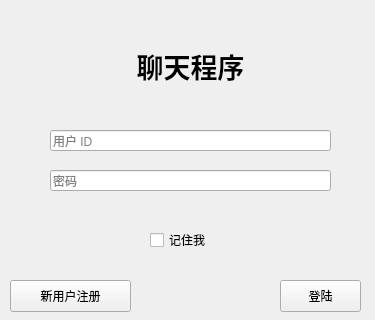
<?xml version="1.0" encoding="UTF-8"?>
<ui version="4.0">
 <class>WDLogin</class>
 <widget class="QMainWindow" name="WDLogin">
  <property name="geometry">
   <rect>
    <x>0</x>
    <y>0</y>
    <width>375</width>
    <height>320</height>
   </rect>
  </property>
  <property name="sizePolicy">
   <sizepolicy hsizetype="Preferred" vsizetype="Preferred">
    <horstretch>0</horstretch>
    <verstretch>0</verstretch>
   </sizepolicy>
  </property>
  <property name="minimumSize">
   <size>
    <width>375</width>
    <height>320</height>
   </size>
  </property>
  <property name="maximumSize">
   <size>
    <width>375</width>
    <height>320</height>
   </size>
  </property>
  <property name="windowTitle">
   <string>登陆</string>
  </property>
  <property name="unifiedTitleAndToolBarOnMac">
   <bool>false</bool>
  </property>
  <widget class="QWidget" name="centralwidget">
   <widget class="QPushButton" name="btnLogin">
    <property name="geometry">
     <rect>
      <x>280</x>
      <y>280</y>
      <width>81</width>
      <height>32</height>
     </rect>
    </property>
    <property name="text">
     <string>登陆</string>
    </property>
   </widget>
   <widget class="QCheckBox" name="cAutoLogin">
    <property name="geometry">
     <rect>
      <x>150</x>
      <y>230</y>
      <width>81</width>
      <height>20</height>
     </rect>
    </property>
    <property name="text">
     <string>记住我</string>
    </property>
   </widget>
   <widget class="QLineEdit" name="eUserName">
    <property name="geometry">
     <rect>
      <x>50</x>
      <y>130</y>
      <width>281</width>
      <height>21</height>
     </rect>
    </property>
    <property name="placeholderText">
     <string>用户 ID</string>
    </property>
   </widget>
   <widget class="QLineEdit" name="ePassword">
    <property name="geometry">
     <rect>
      <x>50</x>
      <y>170</y>
      <width>281</width>
      <height>21</height>
     </rect>
    </property>
    <property name="echoMode">
     <enum>QLineEdit::Password</enum>
    </property>
    <property name="placeholderText">
     <string>密码</string>
    </property>
   </widget>
   <widget class="QLabel" name="lTitle">
    <property name="geometry">
     <rect>
      <x>20</x>
      <y>30</y>
      <width>341</width>
      <height>71</height>
     </rect>
    </property>
    <property name="font">
     <font>
      <pointsize>20</pointsize>
      <bold>true</bold>
     </font>
    </property>
    <property name="text">
     <string>聊天程序</string>
    </property>
    <property name="alignment">
     <set>Qt::AlignCenter</set>
    </property>
   </widget>
   <widget class="QPushButton" name="btnRegister">
    <property name="geometry">
     <rect>
      <x>10</x>
      <y>280</y>
      <width>121</width>
      <height>32</height>
     </rect>
    </property>
    <property name="text">
     <string>新用户注册</string>
    </property>
   </widget>
   <widget class="QLabel" name="lNetowkStatus">
    <property name="geometry">
     <rect>
      <x>20</x>
      <y>330</y>
      <width>341</width>
      <height>20</height>
     </rect>
    </property>
    <property name="text">
     <string>当前暂时无法连接 Mailto Server Service，请稍后再试。</string>
    </property>
   </widget>
  </widget>
  <action name="actionss">
   <property name="enabled">
    <bool>false</bool>
   </property>
   <property name="text">
    <string>版本 1.0 Universal</string>
   </property>
  </action>
  <action name="actionSwitch_Connection_Port">
   <property name="text">
    <string>切换 MailtoService 节点</string>
   </property>
   <property name="shortcut">
    <string>Ctrl+Alt+S</string>
   </property>
  </action>
 </widget>
 <resources/>
 <connections/>
</ui>
